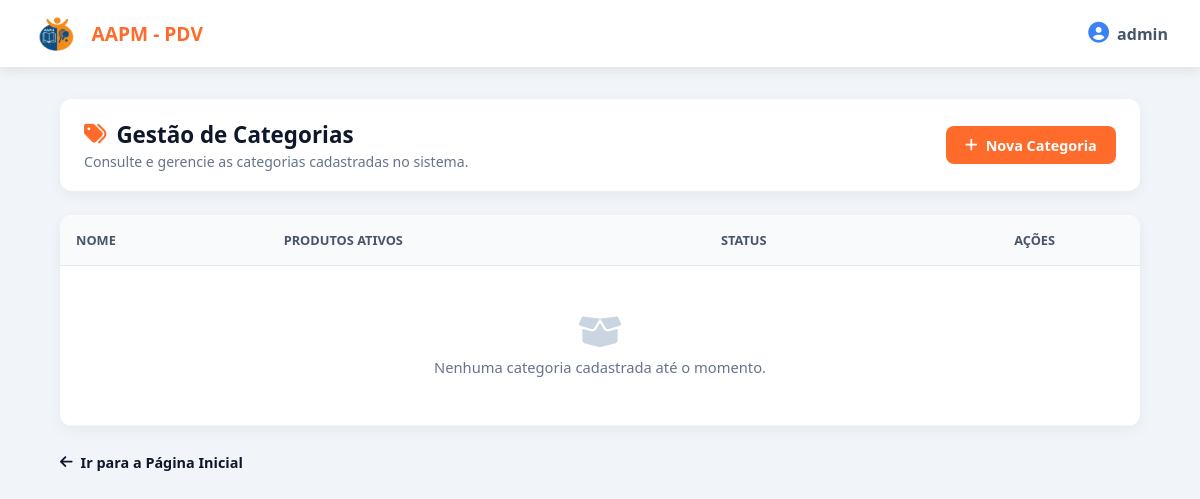
The app's page /categorias/ (signed in), older data.
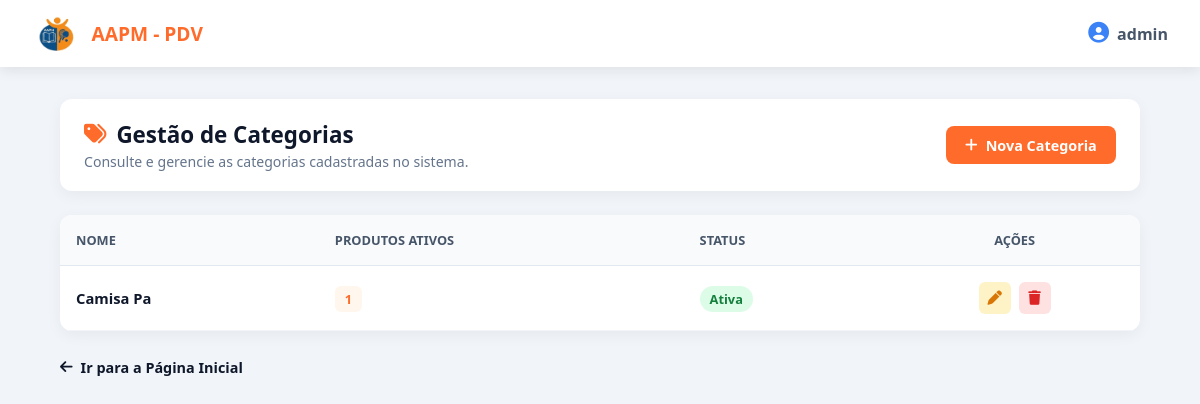
The same page, newer data.
### app/models/categoria.py (models this page shows)
class Categoria(Base):
    __tablename__ = "categorias"
    id = Column(Integer, primary_key=True, autoincrement=True, index=True)
    nome = Column(String(100), nullable=False, unique=True)
    ativo = Column(Boolean, default=True)
    produtos = relationship("Produto", back_populates="categoria", lazy="select")

### app/controllers/categoria_controller.py (the view)
@router.get("/")
def listar_categorias(
    request: Request,
    db: Session = Depends(get_db),
    admin = Depends(get_admin)
):
    categorias = db.query(Categoria).order_by(Categoria.nome).all()
    return templates.TemplateResponse(
        request,
        "categorias/index.html",
        {
            "request":    request,
            "usuario":    admin,
            "categorias": categorias,
        }
    )

### app/templates/categorias/index.html (shortened to what this page needs)
<!DOCTYPE html>
<html lang="pt-BR">
<head>
    <link rel="stylesheet" href="/static/css/categorias.css">
    <link rel="stylesheet" href="https://cdnjs.cloudflare.com/ajax/libs/font-awesome/6.4.0/css/all.min.css">
</head>
<body>
    <header class="app-header">
        <div class="header-brand">
            <img src="/static/img/logo.png" alt="Logo AAPM" class="header-logo">
            <span>AAPM - PDV</span>
        </div>
        <div class="header-user">
            <i class="fa-solid fa-circle-user"></i>
            <span>
                {% if usuario and usuario.username %}
                    {{ usuario.username }}
                {% else %}
                    admin
                {% endif %}
            </span>
        </div>
    </header>
    <main class="app-main">
        <section class="page-card header-card">
            <div class="title-group">
                <h2><i class="fa-solid fa-tags"></i> Gestão de Categorias</h2>
                <p>Consulte e gerencie as categorias cadastradas no sistema.</p>
            </div>
            <a href="/categorias/nova" class="btn-primary">
                <i class="fa-solid fa-plus"></i> Nova Categoria
            </a>
        </section>
        <section class="page-card table-card">
            <table class="custom-table">
                <thead>
                    <tr>
                        <th>NOME</th>
                        <th>PRODUTOS ATIVOS</th>
                        <th>STATUS</th>
                        <th style="text-align: center;">AÇÕES</th>
                    </tr>
                </thead>
                <tbody>
                    {% for cat in categorias %}
                    <tr>
                        <td class="col-name">{{ cat.nome }}</td>
                        <td>
                            <span class="badge-cat">
                                {{ cat.produtos | selectattr("ativo") | list | length if cat.produtos else 0 }}
                            </span>
                        </td>
                        <td>
                            {% if cat.ativo %}
                                <span class="badge-stock stock-ok">Ativa</span>
                            {% else %}
                                <span class="badge-stock stock-low">Inativa</span>
                            {% endif %}
                        </td>
                        <td>
                            <div class="actions-wrapper">
                                <a href="/categorias/{{ cat.id }}/editar" class="btn-icon edit" title="Editar">
                                    <i class="fa-solid fa-pen"></i>
                                </a>
                                <a href="/categorias/{{ cat.id }}/deletar"
                                   class="btn-icon delete"
                                   title="Excluir"
                                   onclick="return confirm('Tem certeza que deseja apagar a categoria {{ cat.nome }}?');">
                                    <i class="fa-solid fa-trash"></i>
                                </a>
                            </div>
                        </td>
                    </tr>
                    {% else %}
                    <tr>
                        <td colspan="4" class="empty-state">
                            <i class="fa-solid fa-box-open"></i>
                            <p>Nenhuma categoria cadastrada até o momento.</p>
                        </td>
                    </tr>
                    {% endfor %}
                </tbody>
            </table>
        </section>
        <div>
            <a href="/" style="text-decoration: none; color: #0f172a; font-weight: 600; font-size: 0.9rem; display: inline-flex; align-items: center; gap: 8px;">
                <i class="fa-solid fa-arrow-left"></i> Ir para a Página Inicial
            </a>
        </div>
    </main>
</body>
</html>

Row changes from the older to the newer data that the page shows:
added Categoria: nome "Camisa Pa", produtos|selectattr "1", ativo "Ativa"
Text that changed along with them:
text no longer shown: "Nenhuma categoria cadastrada até o momento."
